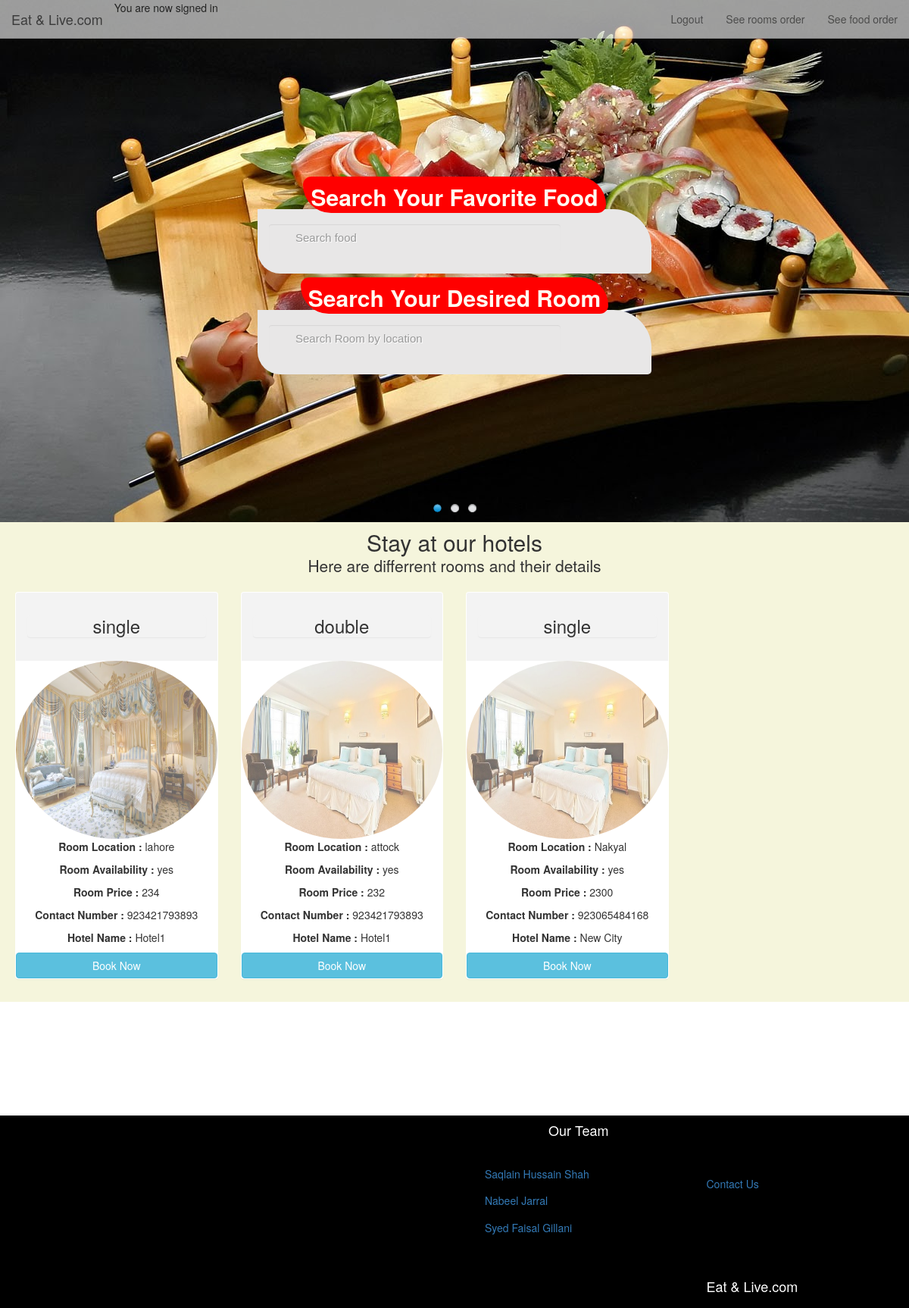
/index.php?more_room=1 (signed in), run on the app's committed database.
### tables this page shows
CREATE TABLE IF NOT EXISTS `room` (
  `room_id` int(11) NOT NULL AUTO_INCREMENT,
  `hotel_id` int(11) NOT NULL,
  `room_type` varchar(20) NOT NULL,
  `room_location` varchar(30) NOT NULL,
  `room_availability` varchar(10) NOT NULL,
  `room_price` varchar(10) NOT NULL,
  `room_image` int(11) NOT NULL,
  PRIMARY KEY (`room_id`),
  KEY `hotel_id` (`hotel_id`)
);

CREATE TABLE IF NOT EXISTS `hotel` (
  `hotel_id` int(11) NOT NULL AUTO_INCREMENT,
  `hotel_name` varchar(20) NOT NULL,
  `hotel_email` varchar(30) NOT NULL,
  `hotel_contact` varchar(15) NOT NULL,
  `hotel_password` varchar(30) NOT NULL,
  `hotel_location` varchar(20) NOT NULL,
  `hotel_main_image` varchar(25) NOT NULL,
  `hotel_confirm` int(2) NOT NULL DEFAULT '0',
  `hotel_confirm_code` int(30) NOT NULL,
  PRIMARY KEY (`hotel_id`),
  UNIQUE KEY `hotel_email` (`hotel_email`)
);

### includes/functions.php (the view, shortened to what this page needs)
<?php
function client_search_area(){
	?>
	<div id="background">
		 <div id="slider" style="width: 100%;
			   		height: 700px;">
            <a href="" target="">
            </a>
       </div>
	</div>
		<div id="page">
    <form id="searchForm" action="index.php#features" method="get" style="text-align:center;">
    	<h2>
    	<br>
    		<b style="color:floralwhite;
     background-color:red;border-radius: 15px 50px;padding:5px 10px 0px 10px;">Search Your Favorite Food</b></h2>
		<fieldset  style="padding:20px 15px 0px 15px; background-color:#e8e7e7; border-radius: 0px 50px 5px 30px">
           	   <input type="text" class="form-control" id="s" name="searchfood" placeholder="Search food">
            	<input type="submit" value="Submit" id="submitButton" />
            <ul class="icons">
            </ul>
        </fieldset >
    </form><form id="searchForm" action="index.php#features" method="get" style="top:-500px; text-align:center;"><h2 ><b style="color:floralwhite;
     background-color:red;border-radius: 15px 50px;padding:5px 10px 0px 10px;margin-bottom:5px;
    ">Search Your Desired Room</b></h2>
		<fieldset   style="padding:20px 15px 0px 15px; background-color:#e8e7e7; border-radius: 0px 50px 5px 30px ">
						    <input type="text" class="form-control"id="s" name="searchroom" placeholder="Search Room by location">
            <input type="submit" value="Submit" id="submitButton" />
           <ul class="icons">
            </ul>
        </fieldset>
    </form>
</div>
	<?php
}
      ?>
<?php
    function display_all_room(){
    	$sql="SELECT * FROM room";
    	include 'dbconnect.php';
    	$result=mysqli_query($conn,$sql);
    if(mysqli_num_rows($result) > 0){?>
       <div class="col-12">
										<h2>
											Stay at our hotels
										</h2>
										<p class="lead">Here are differrent rooms and their details</p>
									</div>
<?php        while($room = mysqli_fetch_array($result)){
           include 'dbconnect.php';
                 $image=$room['room_image'];
                 $room_id=$room['room_id'];
                 $room_location=$room['room_location'];
                 $room_type=$room['room_type'];
                 $room_price=$room['room_price'];
                 $room_availability=$room['room_availability'];
                  $hotel_id=$room['hotel_id'];
             $getnumber="SELECT * FROM hotel WHERE hotel_id=$hotel_id";
             $number=mysqli_query($conn,$getnumber);
             $arraynumber=mysqli_fetch_array($number);
             $hotel_number=$arraynumber['hotel_contact'];
             $hotel_name_query="SELECT * FROM hotel WHERE hotel_id=$hotel_id";
             $hotel_name_data=mysqli_query($conn,$hotel_name_query);
             $hotel_name_array=mysqli_fetch_array($hotel_name_data);
             $hotel_name=$hotel_name_array['hotel_name'];
?>
								<div class="col-md-3 col-sm-4 col-xs-6 feature">
										<div class="panel" >
											<div class="panel-heading">
												<h3 class="panel" id="panel-heading"><?php echo $room_type; ?></h3>
											</div>
											<img src="includes/room_main_image/<?php echo $image; ?>.jpg" id="fade"class=" img-circle img-responsive" style="min-height:235px;max-height:235px;min-width:100%; "alt="HTML5" />
											<p><b>Room Location : </b><?php echo $room_location; ?></p>
											<p><b>Room Availability : </b><?php echo $room_availability; ?></p>
											<p><b>Room Price : </b><?php echo $room_price; ?></p>
											<p><b>Contact Number : </b><?php echo $hotel_number; ?></p>
											<p><b>Hotel Name : </b><?php echo $hotel_name; ?></p>
											<a href="order_room.php?room_id=<?php echo $room_id; ?>" target="_blank" class="btn btn-info btn-block">Book Now</a>
										</div>
									</div>
<?php
        }
    } else{
        echo "No rooms were found.";
    }
    }
?>

### custom-css.css (style rules this page uses)
* { padding:0; margin:0; }
#background { width: 100%; height: 530px; }
.panel-heading { background-color:#f3f3f3; }
#panel-heading { background-color:#f3f3f3; }
#fade { opacity:0.6; }

### themes/1/js-image-slider.css (style rules this page uses)
#slider, #slider div.sliderInner { width:700px;height:306px; }
#slider { background:#fff url(loading.gif) no-repeat 50% 50%; position:relative; margin:0 auto; transform: translate3d(0,0,0); box-shadow: 0px 1px 5px #999999; }
#slider a.imgLink, #slider div.video { z-index:-2; position:absolute; top:0px;left:0px;border:0;padding:0;margin:0; width:100%;height:100%; }
#slider>a, #slider video, #slider audio { display:none; }

### generic.css (style rules this page uses)
h2 { display:inline; }

### styles.css (style rules this page uses)
* { margin:0; padding:0; }
#page { width:620px; margin:100px auto 0; }
#searchForm { background-color: transparent; padding:0px 50px 30px; margin:65px 0; position:relative; top: -420px; -moz-border-radius:16px; -webkit-border-radius:16px; border-radius:16px; }
fieldset { border:none; }
#s { border:none; color:#888888; background:url("img/searchBox.png") no-repeat; float:left; font-family:Arial,Helvetica,sans-serif; font-size:15px; height:36px; line-height:36px; margin-right:12px; outline:medium none; padding:0 0 0 35px; text-shadow:1px 1px 0 white; width:385px; }
.icons { list-style:none; margin:10px 0 0 335px; height:19px; position:relative; }
#submitButton { background:url('img/buttons.png') no-repeat; width:83px; height:36px; text-indent:-9999px; overflow:hidden; text-transform:uppercase; border:none; cursor:pointer; }

### data on the page
room: room_type "single", room_image (picture), room_location "lahore", room_availability "yes", room_price "234", hotel.hotel_contact "923421793893", hotel.hotel_name "Hotel1"
room: room_type "double", room_image (picture), room_location "attock", room_availability "yes", room_price "232", hotel.hotel_contact "923421793893", hotel.hotel_name "Hotel1"
room: room_type "single", room_image (picture), room_location "Nakyal", room_availability "yes", room_price "2300", hotel.hotel_contact "923065484168", hotel.hotel_name "New City"

### other printed values
$_SESSION['flash_message'] "You are now signed in"
